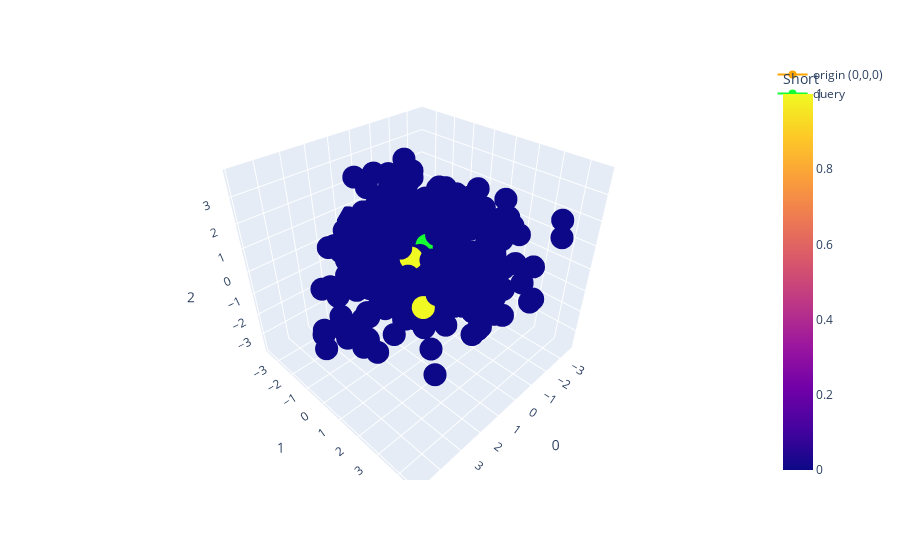

Notebook code cell kept with this figure:
### Code cell
fig = px.scatter_3d(df, x=0, y=1, z=2, hover_data="title", color="Short")
fig.add_scatter3d(
    x=[0], y=[0], z=[0], marker=dict(color="orange"), name="origin (0,0,0)"
)
fig.add_scatter3d(
    x=[query_embedding_pcad[0]],
    y=[query_embedding_pcad[1]],
    z=[query_embedding_pcad[2]],
    marker=dict(color="#16FF32"),
    name="query",
)

### Figure 1 — Plotly figure (JSON) as saved in the notebook; plotly's stock layout.template omitted (floating-point values rounded to 4 significant figures; data arrays with more than 128 entries replaced by an {"elided": "..."} marker saying what was removed)
{"data": [{"customdata": {"elided": "300x1 str values"}, "hovertemplate": "0=%{x}<br>1=%{y}<br>2=%{z}<br>title=%{customdata[0]}<br>Short=%{marker.color}<extra></extra>", "legendgroup": "", "marker": {"color": {"elided": "300 int values"}, "coloraxis": "coloraxis", "symbol": "circle"}, "mode": "markers", "name": "", "scene": "scene", "showlegend": false, "type": "scatter3d", "x": {"elided": "300 float values"}, "y": {"elided": "300 float values"}, "z": {"elided": "300 float values"}}, {"marker": {"color": "orange"}, "name": "origin (0,0,0)", "type": "scatter3d", "x": [0], "y": [0], "z": [0]}, {"marker": {"color": "#16FF32"}, "name": "query", "type": "scatter3d", "x": [-0.1196], "y": [0.1467], "z": [0.6142]}], "layout": {"coloraxis": {"colorbar": {"title": {"text": "Short"}}, "colorscale": [[0, "#0d0887"], [0.1111, "#46039f"], [0.2222, "#7201a8"], [0.3333, "#9c179e"], [0.4444, "#bd3786"], [0.5556, "#d8576b"], [0.6667, "#ed7953"], [0.7778, "#fb9f3a"], [0.8889, "#fdca26"], [1, "#f0f921"]]}, "legend": {"tracegroupgap": 0}, "margin": {"t": 60}, "scene": {"domain": {"x": [0, 1], "y": [0, 1]}, "xaxis": {"title": {"text": "0"}}, "yaxis": {"title": {"text": "1"}}, "zaxis": {"title": {"text": "2"}}}}}
